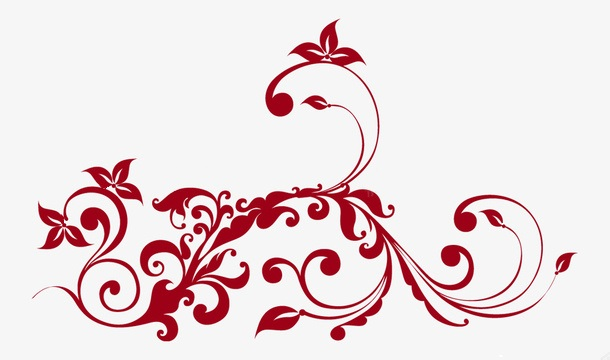
#> input picture flower.jpg, 610 x 360 px, found by its file name
$ python fft.py
#> lines starting #> are read from the running program, lines starting #| are printed output that depends on the picture; after the words box and inside, x2 and y2 are one past the last pixel; in counts of white or black regions, pixels touching at a corner belong together; long printed decimals are rounded
import cv2
import numpy as np
import matplotlib.pyplot as plt
from scipy.fft import fft, ifft

NUM_POINTS = 250000
file = "flower.jpg"
img = cv2.imread(file, cv2.IMREAD_GRAYSCALE)
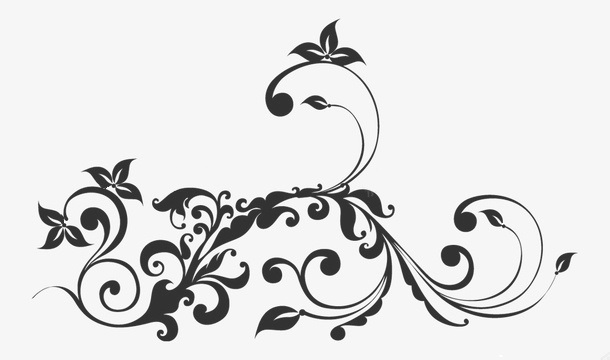
#> img: shape (360, 610); min 38, max 255, mean 224.3
img_inv = cv2.bitwise_not(img)
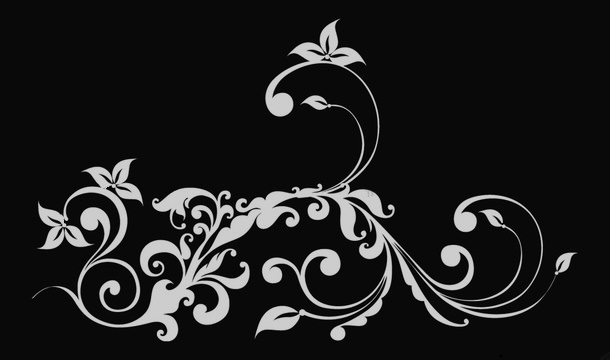
#> img_inv: shape (360, 610); min 0, max 217, mean 30.7
_, binary = cv2.threshold(img_inv, 130, 255, cv2.THRESH_BINARY)
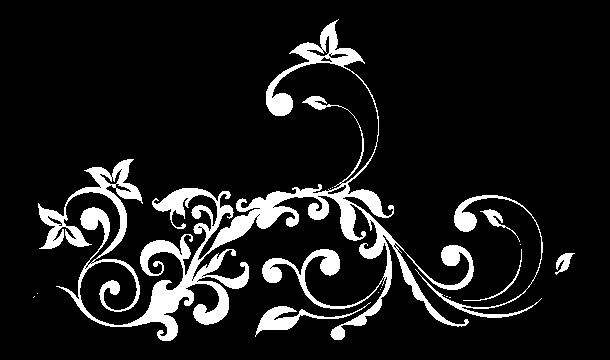
#> binary: shape (360, 610); 10.6% white; 17 white regions (11 under 20 px)

contours, _ = cv2.findContours(binary, cv2.RETR_EXTERNAL, cv2.CHAIN_APPROX_NONE)
#> contours = 17 contours, 11 with area under 20; largest, box (x1, y1, x2, y2) and area: (38, 19, 474, 341) 18018, (415, 195, 543, 318) 896, (255, 302, 371, 337) 732, (480, 209, 520, 242) 172, (555, 253, 575, 275) 162, (463, 249, 522, 301) 55
contour = max(contours, key=cv2.contourArea).squeeze()
#> contour = 6061 pairs, first value 38 to 473, second value 19 to 340

if not np.array_equal(contour[0], contour[-1]):
    contour = np.vstack([contour, contour[0]])
#> contour = 6062 pairs, first value 38 to 473, second value 19 to 340

indices = np.linspace(0, len(contour) - 1, NUM_POINTS, dtype=int)
contour_sampled = contour[indices]
#> contour_sampled = 250000 pairs, first value 38 to 473, second value 19 to 340

z = contour_sampled[:, 0] + 1j * contour_sampled[:, 1]
Z = fft(z)

plt.figure(figsize=(6, 3.5))
plt.scatter(np.real(z), -np.imag(z), color='black', s=0.2, label="Sampled Points")
plt.gca().set_aspect('equal')
plt.axis('equal')
plt.grid(True)
plt.legend()
plt.savefig(file + "_contour.png", bbox_inches='tight', pad_inches=0.1)
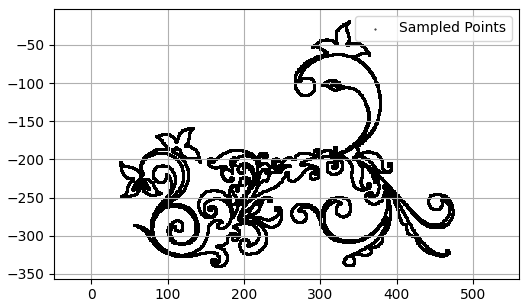
#> figure drawn by matplotlib, 1 panel

FOURIER_KEEP = 1000
Z_filtered = np.zeros_like(Z)
Z_filtered[:FOURIER_KEEP] = Z[:FOURIER_KEEP]
Z_filtered[-FOURIER_KEEP+1:] = Z[-FOURIER_KEEP+1:]

z_recon = ifft(Z_filtered)
np.savez("D5/fourier.npz", z_recon=z_recon, Z_filtered=Z_filtered)

plt.figure(figsize=(4, 4))
plt.plot(np.real(z_recon), -np.imag(z_recon), color='red')
plt.gca().set_aspect('equal')
plt.axis('equal')
plt.grid(True)
plt.legend()
plt.tight_layout()
plt.show()
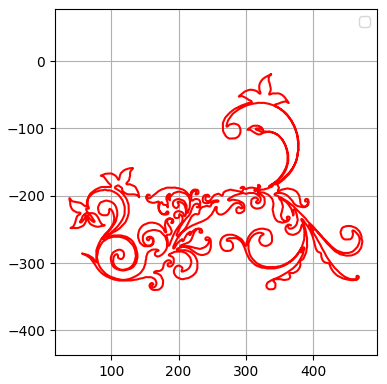
#> figure drawn by matplotlib, 1 panel

z_points = z_recon
dz = np.roll(z_points, -1) - z_points  # z_{k+1} - z_k
area = 0.5 * np.sum(np.imag(np.conj(z_points) * dz))
#> area = -18037.1
print("Area =", area)
#| Area = -18037.068
